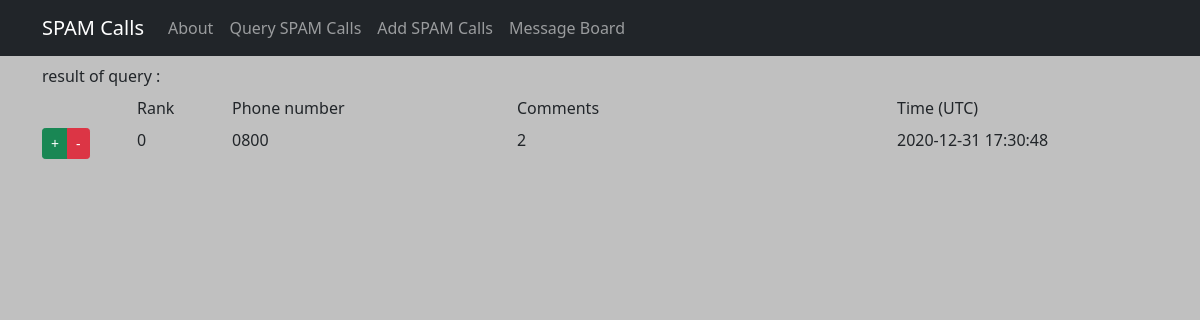
/rank_up/34, run on an earlier commit of the app's database.
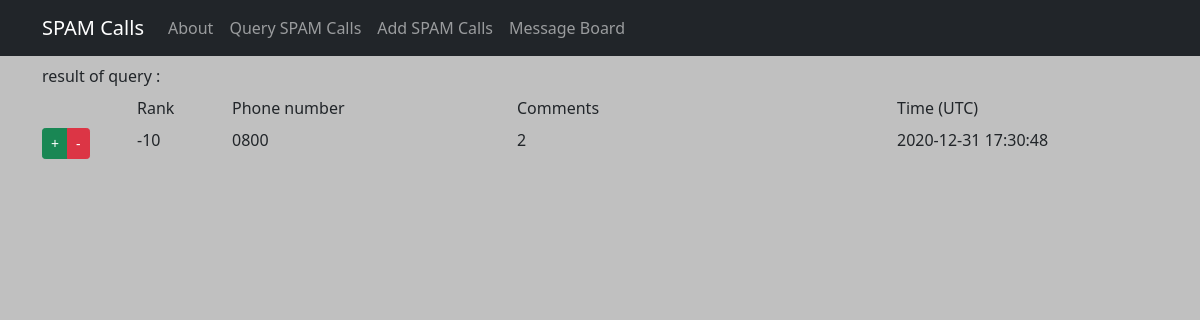
And on a later commit of the database.
### tables this page shows
CREATE TABLE calls (
            id INTEGER PRIMARY KEY AUTOINCREMENT,
            phone TEXT NOT NULL,
            comments TEXT NOT NULL,
            time TIMESTAMP DEFAULT CURRENT_TIMESTAMP,
            rank INTEGER DEFAULT 0
        );

### routes.py (the view)
@app.route("/rank_up/<int:id>", methods=["GET"])
def rank_up(id):
    sql = {"update": "update calls set rank = rank + 1 where id = ?",
           "read": "select * from calls where id = ?"}
    with sqlite3.connect(database) as con:
        con.row_factory = sqlite3.Row
        cur = con.cursor()
        cur.execute(sql["update"], (id,))
        con.commit()
        cur.execute(sql["read"], (id,))
        data = cur.fetchall()
    return render_template("result.html", data=data, action='query')

### templates/result.html (shortened to what this page needs)
{% extends "template.html" %}
{% block main %}
<div class="container">
    <label class="form-label">result of {{action}} : {{msg}}</label>
    <div class="row mb-2">
        {% if msg != "No record" %}
        {% if action == 'query'%}
        <div class="col-1"></div>
        <div class="col-1">Rank</div>
        {% endif %}
        <div class="col-3">Phone number</div>
        <div class="col-4">Comments</div>
        {% if action == 'query'%}
        <div class="col-3">Time (UTC)</div>
        {% endif %}
        {% endif %}
    </div>
    {% if action == 'query'%}
    {% for rec in data %}
    <div class="row mb-2">
        <div class="col-1">
            <div class="btn-group" role="group" aria-label="...">
                <a href="{{url_for('rank_up', id=rec[0]) }}" name="rank_up" class="btn btn-sm btn-success">+</a>
                <a href="{{url_for('rank_down', id=rec[0]) }}" name="rank_down" class="btn btn-sm btn-danger">-</a>
            </div>
        </div>
        <div class="col-1">{{ rec["rank"] }}</div>
        <div class="col-3">{{ rec["phone"] }}</div>
        <div class="col-4">{{ rec["comments"].replace("\n","<br>")|safe }}</div>
        <div class="col-3">{{ rec["time"] }}</div>
    </div>
    {% endfor %}
    {% endif %}
</div>
{% endblock %}

### templates/template.html (shortened to what this page needs)
<html>
<head>
    {% include "head.html" %}
</head>
<body>
    <main>
        {% include "nav.html" %}
        {% block main %}{% endblock %}
    </main>
</body>
</html>

### templates/head.html (shortened to what this page needs)
<link href="https://cdn.jsdelivr.net/npm/bootstrap@5.0.0-beta1/dist/css/bootstrap.min.css" rel="stylesheet"
>
<link rel="stylesheet" href="{{ url_for('static', filename='custom.css') }}">

### templates/nav.html
<nav class="navbar navbar-expand navbar-dark bg-dark">
    <div class="container">
        <div class="navbar-nav">
            <a class="navbar-brand" href="/">SPAM Calls</a>
            <a class="nav-item nav-link" href="/about">About</a>
            <a class="nav-item nav-link" href="/query">Query SPAM Calls</a>
            <a class="nav-item nav-link" href="/add">Add SPAM Calls</a>
            <a class="nav-item nav-link" href="/msg">Message Board</a>
        </div>
    </div>
</nav>

### static/custom.css (style rules this page uses)
body { background: Silver !important; }

What changed in the data, as far as the page shows it:
changed calls: rank "0" → "-10"
